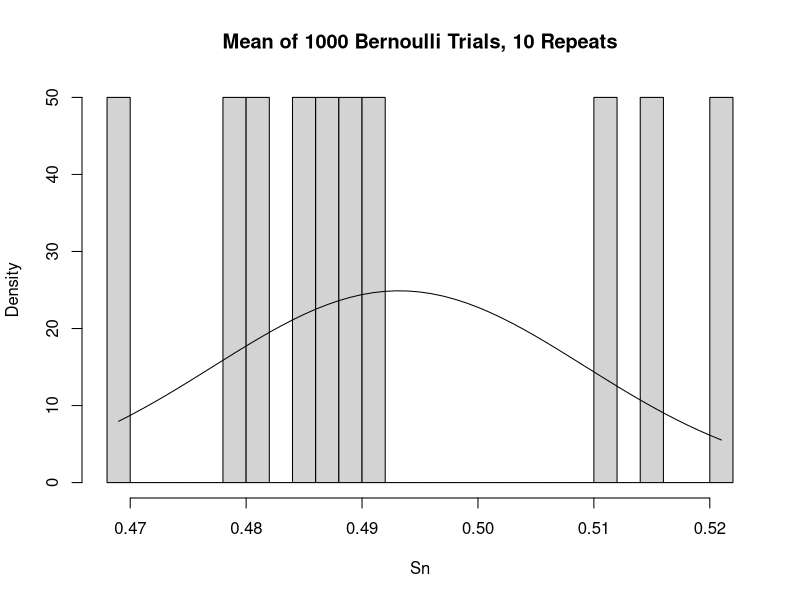
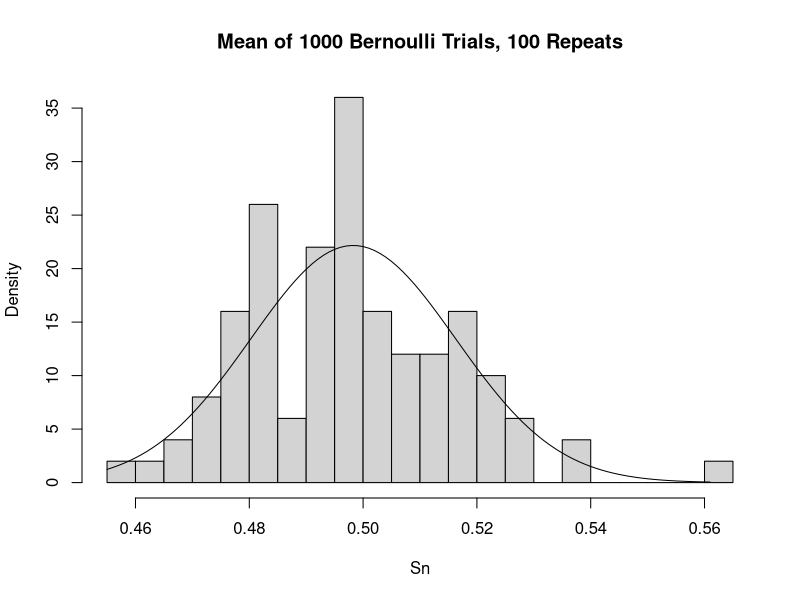
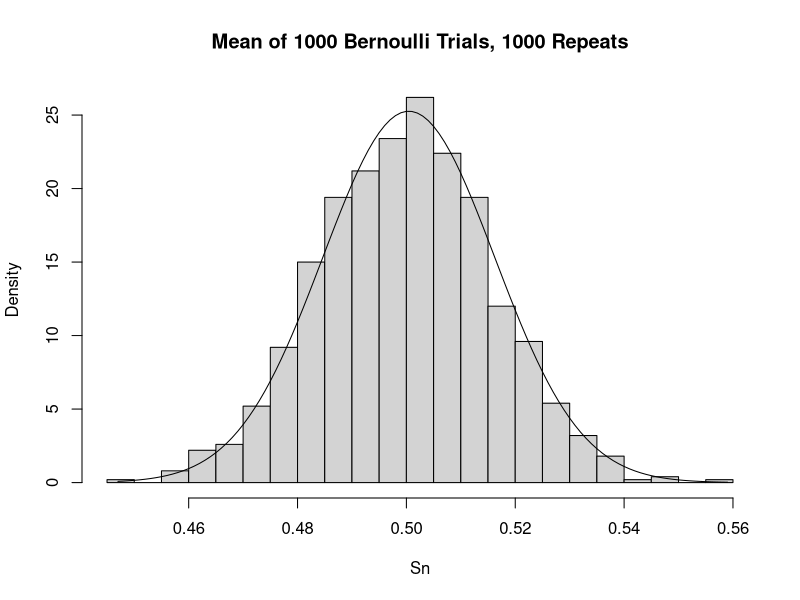
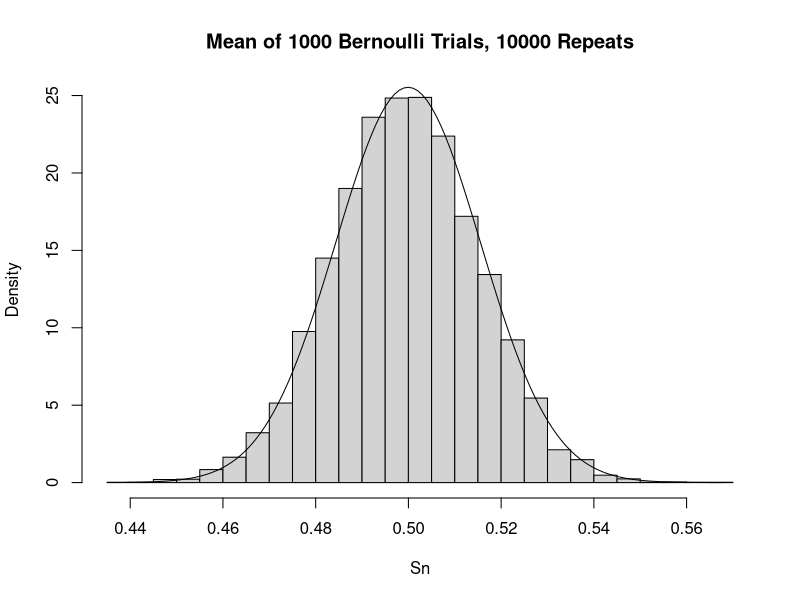
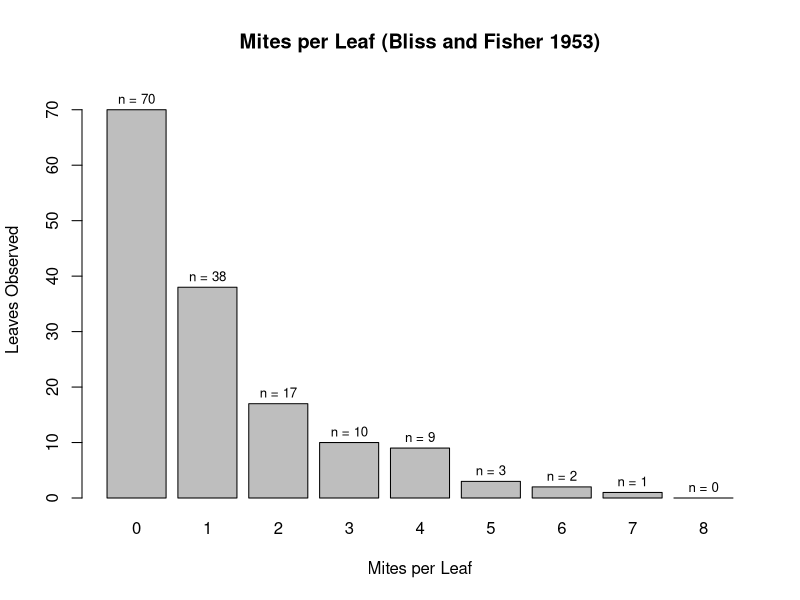

Generate these figures, in order, with R:
## ---- chunk 1
knitr::opts_chunk$set(echo = TRUE)

library(knitr)
library(MASS)
## ---- chunk 2
x <- c(-1, 0, 1)
fx <- c("1/8", "6/8", "1/8")

kable(cbind("x" = x, 
            "f(x)" = fx))
## ---- chunk 3
# Define the test iterations of 1000 Bernoulli trials to be run
# Code only shows the first test, but replace n[#] with the desired value in
# nit to produce the second and third histograms.
nit <- c(10, 100, 1000, 10000)

# Matrix to catch n[#] iterations of 1000 coin flips
bern <- matrix(0, 
               nrow = nit[1], 
               ncol = 1000)

# Run the iterations
for (i in 1:nit[1]){
        bern[i,] <- rbinom(n = 1000,
                           size = 1,
                           prob = 0.5)
}

# Get the mean of each iteration
Sn <- rowMeans(bern)

# Fit the means to a normal distribution
fit <- fitdistr(Sn, "normal")

# Define x values to plot the pdf over
xVals <-  seq(from = min(Sn), 
               to = max(Sn), 
               by = 0.001
               )

# Make histogram
hist(x = Sn, 
     # To plot density so the pdf is scaled properly
     freq = FALSE,
     breaks = 30,
     main = "Mean of 1000 Bernoulli Trials, 10 Repeats"
     )

# Plot pdf
lines(xVals, dnorm(xVals, 
                   mean = fit$estimate[1],
                   sd = fit$estimate[2]
                   )
      )

## ---- chunk 4
# Report the log likelihood of this pdf
cat(paste("The log likelihood of the normal distribution ",
          paste("N(",
                round(fit$estimate[1], digits = 3),
                ", ",
                round(fit$estimate[2], digits = 3),
                ") ",
                sep = ""
                ),
          "is ",
          round(fit$loglik),
          ".",
          sep = ""
          )
    )
## ---- chunk 5
# Second Histogram

# Matrix to catch n[#] iterations of 1000 coin flips
bern <- matrix(0, 
               nrow = nit[2], 
               ncol = 1000)

# Run the iterations
for (i in 1:nit[2]){
        bern[i,] <- rbinom(n = 1000,
                           size = 1,
                           prob = 0.5)
}

# Get the mean of each iteration
Sn <- rowMeans(bern)

# Fit the means to a normal distribution
fit <- fitdistr(Sn, "normal")

# Define x values to plot the pdf over
xVals <-  seq(from = min(Sn), 
               to = max(Sn), 
               by = 0.001
               )

# Make histogram
hist(x = Sn, 
     # To plot density so the pdf is scaled properly
     freq = FALSE,
     breaks = 30,
     main = "Mean of 1000 Bernoulli Trials, 100 Repeats"
     )

# Plot pdf
lines(xVals, dnorm(xVals, 
                   mean = fit$estimate[1],
                   sd = fit$estimate[2]
                   )
      )

# Report the log likelihood of this pdf
cat(paste("The log likelihood of the normal distribution ",
          paste("N(",
                round(fit$estimate[1], digits = 3),
                ", ",
                round(fit$estimate[2], digits = 3),
                ") ",
                sep = ""
                ),
          "is ",
          round(fit$loglik),
          ".",
          sep = ""
          )
    )


# Third Histogram

# Matrix to catch n[#] iterations of 1000 coin flips
bern <- matrix(0, 
               nrow = nit[3], 
               ncol = 1000)

# Run the iterations
for (i in 1:nit[3]){
        bern[i,] <- rbinom(n = 1000,
                           size = 1,
                           prob = 0.5)
}

# Get the mean of each iteration
Sn <- rowMeans(bern)

# Fit the means to a normal distribution
fit <- fitdistr(Sn, "normal")

# Define x values to plot the pdf over
xVals <-  seq(from = min(Sn), 
               to = max(Sn), 
               by = 0.001
               )

# Make histogram
hist(x = Sn, 
     # To plot density so the pdf is scaled properly
     freq = FALSE,
     breaks = 30,
     main = "Mean of 1000 Bernoulli Trials, 1000 Repeats"
     )

# Plot pdf
lines(xVals, dnorm(xVals, 
                   mean = fit$estimate[1],
                   sd = fit$estimate[2]
                   )
      )

# Report the log likelihood of this pdf
cat(paste("The log likelihood of the normal distribution ",
          paste("N(",
                round(fit$estimate[1], digits = 3),
                ", ",
                round(fit$estimate[2], digits = 3),
                ") ",
                sep = ""
                ),
          "is ",
          round(fit$loglik),
          ".",
          sep = ""
          )
    )


# Fourth Histogram

# Matrix to catch n[#] iterations of 1000 coin flips
bern <- matrix(0, 
               nrow = nit[4], 
               ncol = 1000)

# Run the iterations
for (i in 1:nit[4]){
        bern[i,] <- rbinom(n = 1000,
                           size = 1,
                           prob = 0.5)
}

# Get the mean of each iteration
Sn <- rowMeans(bern)

# Fit the means to a normal distribution
fit <- fitdistr(Sn, "normal")

# Define x values to plot the pdf over
xVals <-  seq(from = min(Sn), 
               to = max(Sn), 
               by = 0.001
               )

# Make histogram
hist(x = Sn, 
     # To plot density so the pdf is scaled properly
     freq = FALSE,
     breaks = 30,
     main = "Mean of 1000 Bernoulli Trials, 10000 Repeats"
     )

# Plot pdf
lines(xVals, dnorm(xVals, 
                   mean = fit$estimate[1],
                   sd = fit$estimate[2]
                   )
      )

# Report the log likelihood of this pdf
cat(paste("The log likelihood of the normal distribution ",
          paste("N(",
                round(fit$estimate[1], digits = 3),
                ", ",
                round(fit$estimate[2], digits = 3),
                ") ",
                sep = ""
                ),
          "is ",
          round(fit$loglik),
          ".",
          sep = ""
          )
    )
## ---- chunk 6
integrate(f = function(x){2/(x+1)^3},
          lower = 0,
          upper = 3
          )
## ---- chunk 7
kable(rbind("Mites per Leaf" = c(0, 1, 2, 3, 4, 5, 6, 7, 8), 
            "Leaves Observed" = c(70, 38, 17, 10, 9, 3, 2, 1, 0)
            )
      )
## ---- chunk 8
# Define vectors of the mites per leaf and number of leaves observed
mites <- c(0, 1, 2, 3, 4, 5, 6, 7, 8)
leaves <- c(70, 38, 17, 10, 9, 3, 2, 1, 0)

# Make vector of the mites observed on each leaf
obs <- c()

for (i in 1:length(mites)) {
        temp <- rep(mites[i], leaves[i])
        obs <- c(obs, temp)
}
## ---- chunk 9
cat("lambda =", 
    round(mean(obs), 
          digits = 2)
    )

## ---- chunk 10
BlissFisher <- barplot(setNames(leaves, mites),
                       main = "Mites per Leaf (Bliss and Fisher 1953)",
                       xlab = "Mites per Leaf",
                       ylab = "Leaves Observed", 
                       ylim = c(0, 75)
                       )

text(BlissFisher, 
     leaves + 2, 
     paste("n =", leaves), 
     cex = 0.8
     )

## ---- chunk 11
cat("The standard deviation of the mites per leaf is ", 
    sd(obs), 
    ".", 
    sep = ""
    )

cat("The standard error of the mean mites per leaf is ", 
    sd(obs)/sqrt(length(obs)), 
    ".", 
    sep = ""
    )
## ---- chunk 12
# Define number of iterations
nit = 1000

# Create matrix to catch the 1000 trials
bootObs <- matrix(data = NA, 
                  nrow = nit, 
                  ncol = length(obs),
                  dimnames = list(c(1:nit),
                                  c(1:length(obs))
                                  )
                )

# Create 1000 more datasets sampling with replacement
for (i in 1:nit) {
        bootObs[i,] <- sample(x = obs,
                              size = length(obs),
                              replace = TRUE
                              )
}
## ---- chunk 13
cat("The standard error of the mean mites per leaf is ", 
    sd(rowMeans(bootObs)), 
    ".", 
    sep = ""
    )
